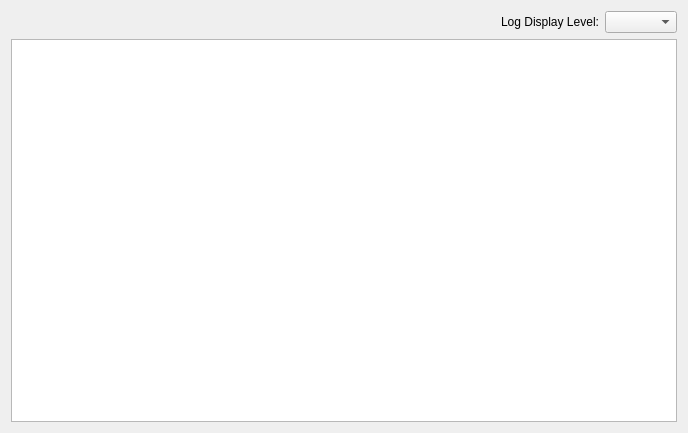
<?xml version="1.0" encoding="UTF-8"?>
<ui version="4.0">
 <class>LoggerWidget</class>
 <widget class="QWidget" name="LoggerWidget">
  <property name="geometry">
   <rect>
    <x>0</x>
    <y>0</y>
    <width>688</width>
    <height>433</height>
   </rect>
  </property>
  <property name="windowTitle">
   <string>Form</string>
  </property>
  <layout class="QVBoxLayout" name="verticalLayout">
   <item>
    <layout class="QHBoxLayout" name="horizontalLayout">
     <item>
      <spacer name="horizontalSpacer">
       <property name="orientation">
        <enum>Qt::Horizontal</enum>
       </property>
       <property name="sizeHint" stdset="0">
        <size>
         <width>40</width>
         <height>20</height>
        </size>
       </property>
      </spacer>
     </item>
     <item>
      <widget class="QLabel" name="label">
       <property name="text">
        <string>Log Display Level:</string>
       </property>
      </widget>
     </item>
     <item>
      <widget class="QComboBox" name="comboBox"/>
     </item>
    </layout>
   </item>
   <item>
    <widget class="QTableView" name="tableView">
     <property name="alternatingRowColors">
      <bool>true</bool>
     </property>
     <attribute name="horizontalHeaderStretchLastSection">
      <bool>true</bool>
     </attribute>
     <attribute name="verticalHeaderVisible">
      <bool>false</bool>
     </attribute>
    </widget>
   </item>
  </layout>
 </widget>
 <resources/>
 <connections/>
</ui>
